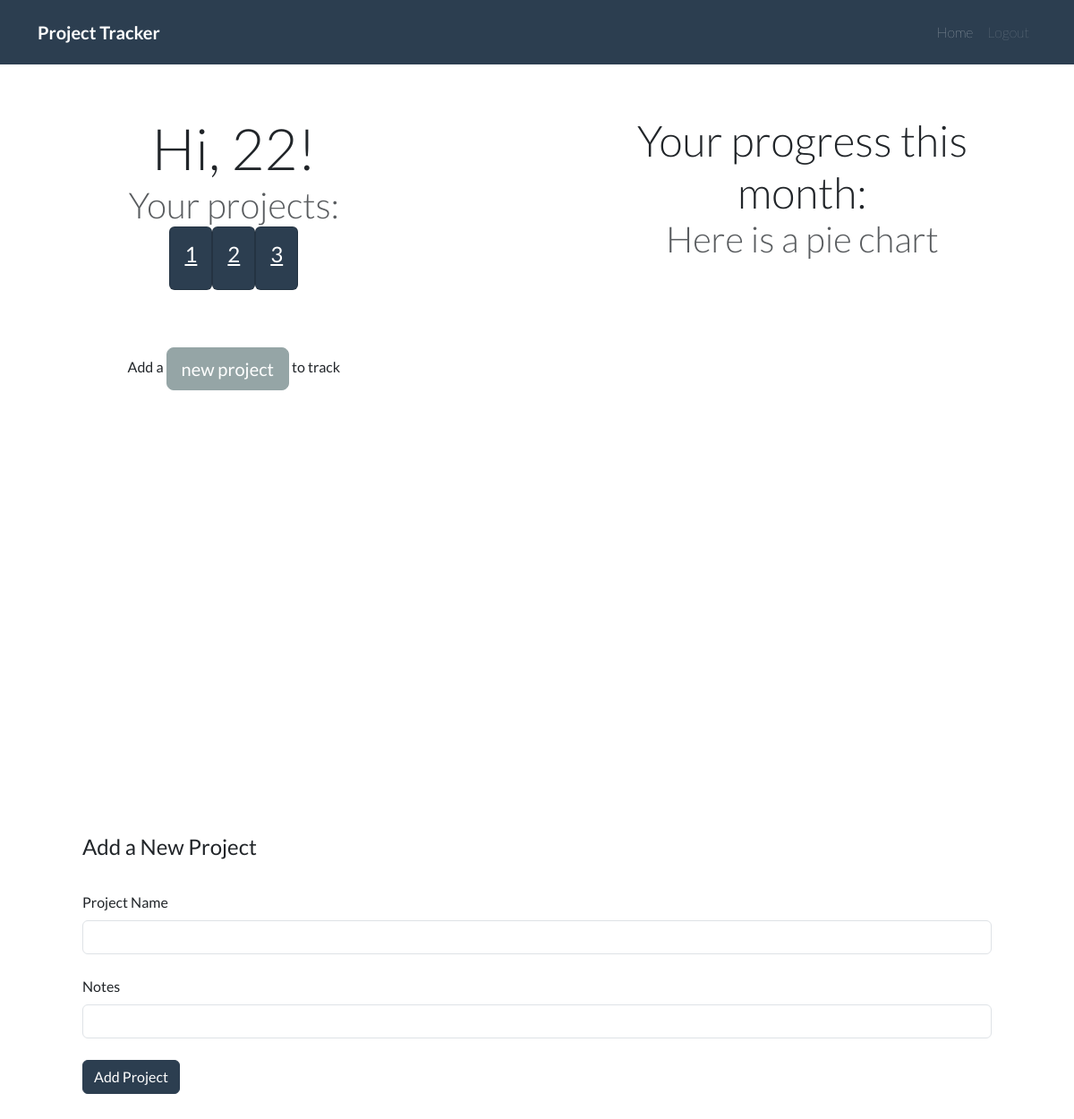
/ (signed in), run on an earlier commit of the app's database.
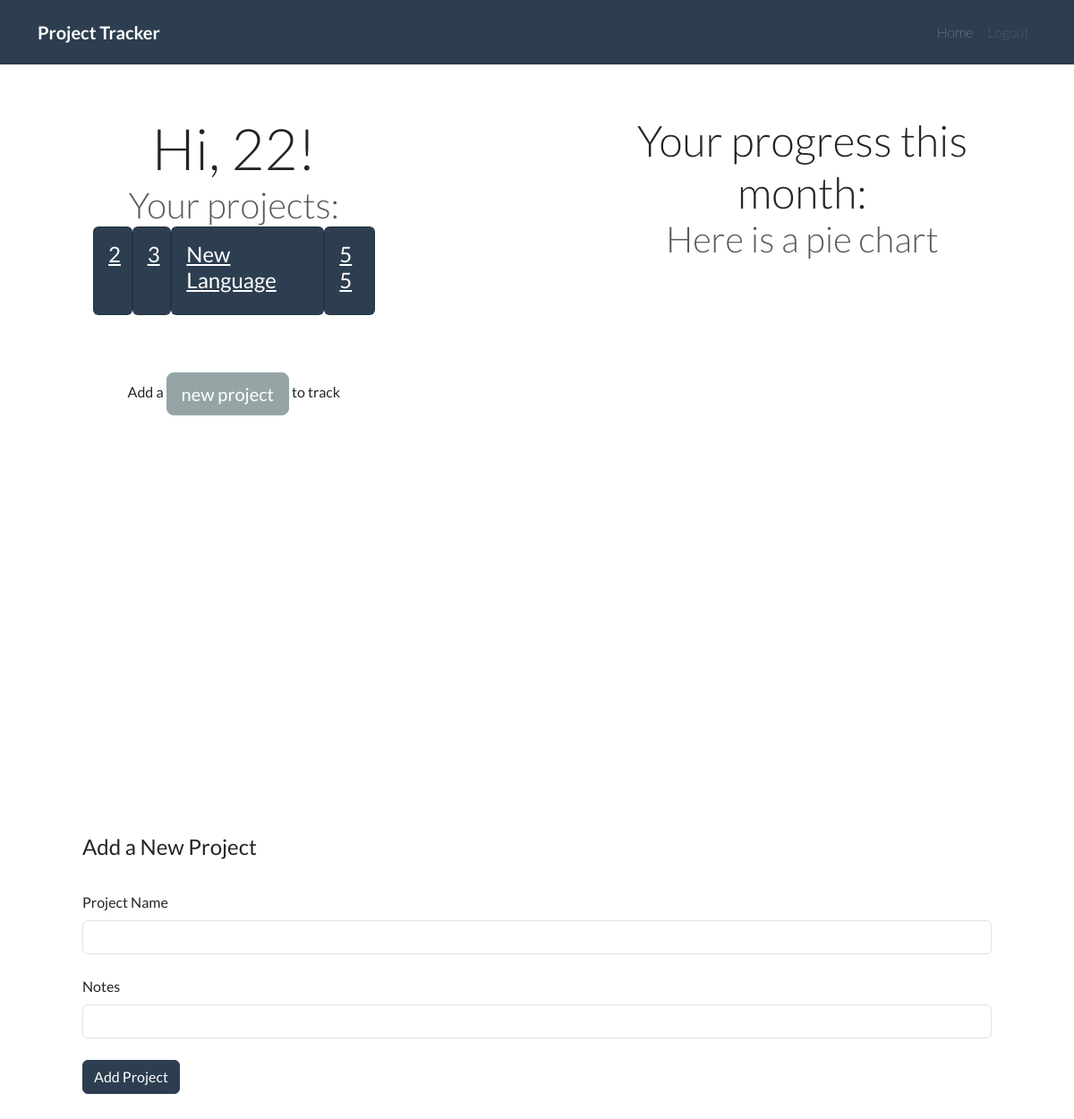
And on a later commit of the database.
### website/models.py (models this page shows, shortened)
class User(db.Model, UserMixin):
    id = db.Column(db.Integer, primary_key=True)
    email = db.Column(db.String(100), nullable=False, unique=True)
    password = db.Column(db.String(100), nullable=False)
    name = db.Column(db.String(20), nullable=False)
    projects = db.relationship('Project', backref='owner')

class Project(db.Model):
    id = db.Column(db.Integer, primary_key=True)
    project_name = db.Column(db.String(30), nullable=False)
    notes = db.Column(db.String(1000), nullable=False, default='')
    user_id = db.Column(db.Integer, db.ForeignKey('user.id'), nullable=False)
    entries = db.relationship('Entry')

### website/views.py (the view, shortened to what this page needs)
@views.route('/', methods=['GET', 'POST'])
@login_required
def home():
    project_form = AddProjectForm()
    return render_template("home.html", user=current_user, project_form=project_form)

### website/forms.py
class AddProjectForm(FlaskForm):
    project_name = StringField('Project Name', validators=[DataRequired(), Length(min=1, max=30)])
    notes = StringField('Notes')
    submit = SubmitField('Add Project')

### website/__init__.py (called while the page is built)
def create_app():
    app = Flask(__name__)
    app.config['SECRET_KEY'] = '18d1724277f006e116623f1bc2297dea'
    app.config['SQLALCHEMY_DATABASE_URI'] = f'sqlite:///{DB_NAME}'
    db.init_app(app)
    from .views import views
    from .auth import auth
    app.register_blueprint(views, url_prefix='/')
    app.register_blueprint(auth, url_prefix='/')
    from .models import User
    create_database(app)
    login_manager = LoginManager()
    login_manager.login_view = 'auth.login'
    login_manager.init_app(app)
    login_manager.login_message_category = "info"
    @login_manager.user_loader
    def load_user(id):
        return User.query.get(int(id))
    return app

### website/templates/home.html (shortened to what this page needs)
{% extends "base.html" %}
{% block content %}
    <section id="greet">
        <div class="container-lg my-3">
            {% if not user.projects %}
                <div class="row justify-content-between">
                    <div class="col-4 col-md-4 text-center text-md-start d-flex align-content-between flex-wrap">
                        <div class="display-3">Hi, {{user.name}}!</div>
                        <div class="display-6 text-muted">No projects yet?</div>
                        <a href="#addproject" class="btn btn-lg btn-secondary">Add a project to track:</a>
                    </div>
                    <div class="col-8 col-md-5 text-center">
                        <div class="display-3">Welcome to the Project Tracker!</div>
                        <!-- <div class="display-6 text-muted">Here is how it works:</div>
                         Carousel ? -->
                    </div>
                </div>
            {% else %}
            <div class="container-lg my-3">
                <div class="row justify-content-between">
                    <div class="col-6 col-md-4 text-center text-md-start d-flex align-content-between flex-wrap" id="leftgreet">
                        <div class="display-3">Hi, {{user.name}}!</div>
                        <div class="display-6 text-muted">Your projects:</div>
                        <div class="projectlist">
                            {% for project in user.projects %}
                                <div class="card text-white bg-primary mb-3">
                                    <a class="card-body" href="{{ url_for('views.project', name=project.project_name) }}">
                                        <h4 class="card-title">{{project.project_name}}</h4>
                                    </a>
                                </div>
                            {% endfor %}
                        </div>
                        <p>Add a <a href="#addproject" class="btn btn-lg btn-secondary my-5">new project</a> to track</p>
                    </div>
                    <div class="col-6 col-md-5 text-center">
                        <div class="display-5">Your progress this month:</div>
                        <div class="display-6 text-muted">Here is a pie chart</div>
                </div>
            </div>
            {% endif %}
        </div>
    </section>
    <section id="addproject">
        <div class="container-lg my-3">
            <form method="POST" action="#">
                <fieldset class="form-group">
                    <legend>Add a New Project</legend>
                    <div class="form-group">
                        {{ project_form.project_name.label(class="form-label mt-4") }}
                        {% if project_form.project_name.errors %}
                            {{ project_form.project_name(class="form-control is-invalid") }}
                            <div class="invalid-feedback">
                                {% for error in project_form.project_name.errors %}
                                    <span>{{ error }}</span>
                                {% endfor %}
                            </div>
                        {% else %}
                            {{ project_form.project_name(class="form-control") }}
                        {% endif %}
                    </div>
                    <div class="form-group">
                        {{ project_form.notes.label(class="form-label mt-4") }}
                        {% if project_form.notes.errors %}
                            {{ project_form.notes(class="form-control is-invalid") }}
                            <div class="invalid-feedback">
                                {% for error in project_form.notes.errors %}
                                    <span>{{ error }}</span>
                                {% endfor %}
                            </div>
                        {% else %}
                            {{ project_form.notes(class="form-control") }}
                        {% endif %}
                    </div>
                </fieldset>
                <br>
                <div class="form-group">
                    {{ project_form.submit(class="btn btn-primary") }}
                </div>
            </form>
        </div>
    </section>
{% endblock %}

### website/templates/base.html (shortened to what this page needs)
<!DOCTYPE html>
<html lang="en">
<head>
    <link href="https://cdn.jsdelivr.net/npm/bootstrap@5.1.2/dist/css/bootstrap.min.css" rel="stylesheet"
>
    <link rel="stylesheet" type="text/css" href="{{ url_for('static', filename='style.css') }}">
    <link href="https://cdn.jsdelivr.net/npm/bootswatch@5.1.2/dist/flatly/bootstrap.min.css" rel="stylesheet">
</head>
<body>
    <nav class="navbar navbar-expand-md navbar-dark bg-primary">
        <div class="container-xl">
          <a class="navbar-brand" href="{{ url_for('views.home') }}">
            <span class="fw-bolder">Project Tracker</span>
          </a>
          <div class="collapse navbar-collapse justify-content-end align-center" id="navbarColor01">
            <ul class="navbar-nav">
              {% if user and user.is_authenticated %}
                <li class="nav-item">
                  <a class="nav-link active fw-lighter" href="{{ url_for('views.home') }}">Home
                  </a>
                </li>
                <li class="nav-item">
                  <a class="nav-link fw-lighter" href="{{ url_for('auth.logout') }}">Logout</a>
                </li>
              {% endif %}
            </ul>
          </div>
        </div>
      </nav>
        {% block content %}{% endblock %}
</body>
</html>

### website/static/style.css (style rules this page uses)
#greet { height: 100vh; }
section { height: 100vh; padding: 5vh 10vh; }
#leftgreet { justify-content: space-around; align-content: space-around; }
.projectlist { display: flex; justify-content: space-around; }

What changed in the data, as far as the page shows it:
removed Project: project_name "1"
added Project: project_name "New Language"
added Project: project_name "55"
